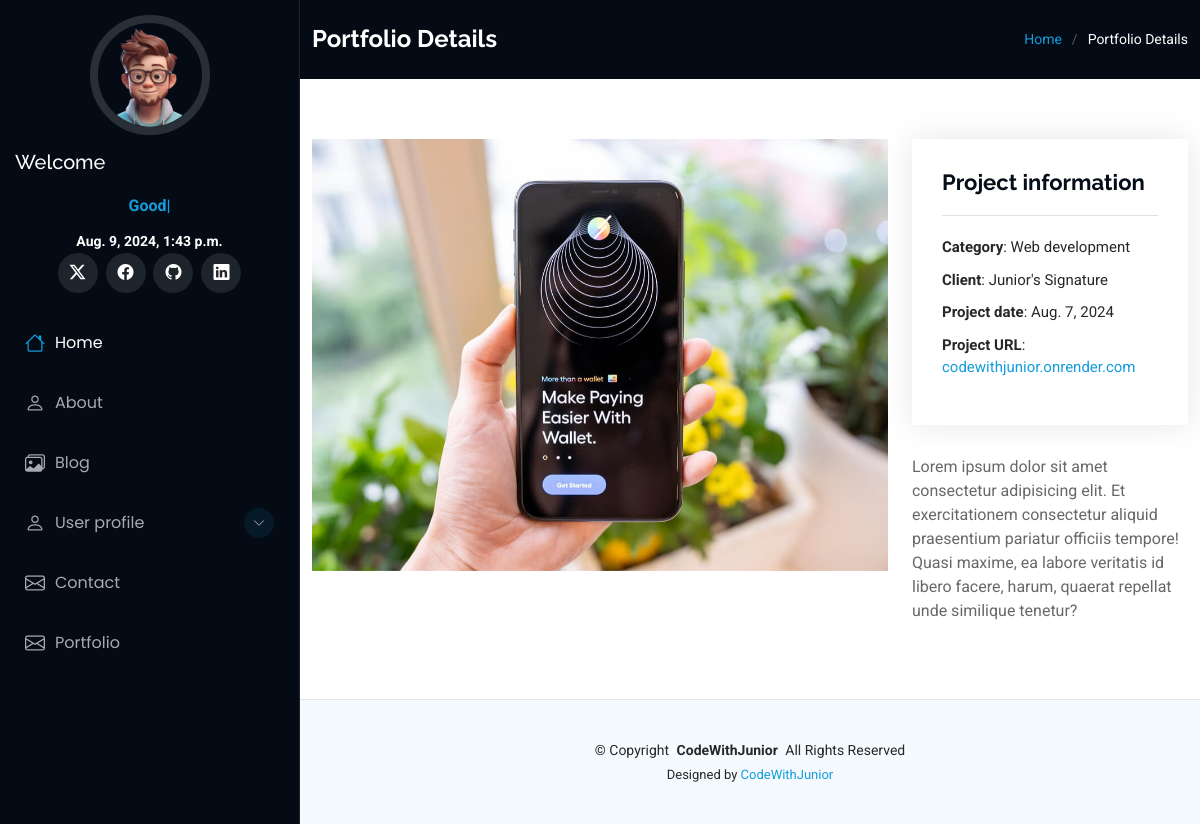
The app's page /portfolio/portfolio-details/2 with its own data.
### portfolio/models.py (models this page shows, shortened)
class Project_details(models.Model):
    proj_name = models.CharField(max_length=50)
    img = models.ImageField(upload_to='projects', blank=True, null=True)
    proj_category = models.ForeignKey(Category, on_delete=models.CASCADE)
    client = models.CharField(max_length=80)
    proj_date = models.DateField(auto_now=True)
    proj_url = models.CharField(max_length=200, null=True)
    proj_detail = models.TextField()

class Category(models.Model):
    name = models.CharField(max_length=80)
    def __str__(self):
        return self.name

### portfolio/views.py (the view)
# urls.py: path('portfolio-details/<int:pk>', views.portfolio_details, name="portfolio-details"),
def portfolio_details(request, pk):
    proj_det = Project_details.objects.get(id=pk)
    context = {"proj_det": proj_det, "insert_date":date, "insert_msg": msg}
    return render(request, "portfolio-details.html", context)

### templates/portfolio-details.html (shortened to what this page needs)
{% extends "basic.html" %}
{% load static %}
{% block body %}
    <div class="page-title dark-background">
      <div class="container d-lg-flex justify-content-between align-items-center">
        <h1 class="mb-2 mb-lg-0">Portfolio Details</h1>
        <nav class="breadcrumbs">
          <ol>
            <li><a href="/">Home</a></li>
            <li class="current">Portfolio Details</li>
          </ol>
        </nav>
      </div>
    </div>
    <section id="portfolio-details" class="portfolio-details section">
      <div class="container" data-aos="fade-up" data-aos-delay="100">
        <div class="row gy-4">
          <div class="col-lg-8">
            <div class="portfolio-details-slider swiper init-swiper">
              <div class="swiper-wrapper align-items-center">
                <div class="swiper-slide">
                  <img src="{{proj_det.img.url}}" alt="">
                </div>
              </div>
            </div>
          </div>
          <div class="col-lg-4">
            <div class="portfolio-info" data-aos="fade-up" data-aos-delay="200">
              <h3>Project information</h3>
              <ul>
                <li><strong>Category</strong>: {{proj_det.proj_category}}</li>
                <li><strong>Client</strong>: {{proj_det.client}}</li>
                <li><strong>Project date</strong>: {{proj_det.proj_date}}</li>
                <li><strong>Project URL</strong>: <a href="#">{{proj_det.proj_url}}</a></li>
              </ul>
            </div>
            <div class="portfolio-description" data-aos="fade-up" data-aos-delay="300">
              <p>
                {{proj_det.proj_detail}}
              </p>
            </div>
          </div>
        </div>
      </div>
    </section>
{% endblock body %}

### static/assets/css/styles.css (style rules this page uses)
:root { --default-font: "Roboto", system-ui, -apple-system, "Segoe UI", Roboto, "Helvetica Neue", Arial, "Noto Sans", "Liberation Sans", sans-serif, "Apple Color Emoji", "Segoe UI Emoji", "Segoe UI Symbol", "Noto Color Emoji"; --heading-font: "Raleway", sans-serif; --nav-font: "Poppins", sans-serif; }
:root { --background-color: #ffffff; --default-color: #272829; --heading-color: #050d18; --accent-color: #149ddd; --surface-color: #ffffff; --contrast-color: #ffffff; }
:root { --nav-color: #a8a9b4; --nav-hover-color: #ffffff; --nav-mobile-background-color: #040b14; --nav-dropdown-background-color: #040b14; --nav-dropdown-color: #a8a9b4; --nav-dropdown-hover-color: #ffffff; }
.dark-background { --background-color: #040b14; --default-color: #ffffff; --heading-color: #ffffff; --surface-color: #151f2b; --contrast-color: #ffffff; }
:root { scroll-behavior: smooth; }
body { color: var(--default-color); background-color: var(--background-color); font-family: var(--default-font); }
a { color: var(--accent-color); text-decoration: none; transition: 0.3s; }
h1, h2, h3, h4, h5, h6 { color: var(--heading-color); font-family: var(--heading-font); }
.page-title { color: var(--default-color); background-color: var(--background-color); padding: 25px 0; position: relative; }
.page-title h1 { font-size: 24px; font-weight: 700; }
.page-title .breadcrumbs ol { display: flex; flex-wrap: wrap; list-style: none; padding: 0; margin: 0; font-size: 14px; font-weight: 400; }
.page-title .breadcrumbs ol li+li { padding-left: 10px; }
.page-title .breadcrumbs ol li+li::before { content: "/"; display: inline-block; padding-right: 10px; color: color-mix(in srgb, var(--default-color), transparent 70%); }
section, .section { color: var(--default-color); background-color: var(--background-color); padding: 60px 0; overflow: clip; }
.portfolio-details .portfolio-details-slider img { width: 100%; }
.portfolio-details .portfolio-info { padding: 30px; box-shadow: 0px 0 30px rgba(0, 0, 0, 0.1); }
.portfolio-details .portfolio-info h3 { font-size: 22px; font-weight: 700; margin-bottom: 20px; padding-bottom: 20px; border-bottom: 1px solid color-mix(in srgb, var(--default-color), transparent 85%); }
.portfolio-details .portfolio-info ul { list-style: none; padding: 0; font-size: 15px; }
.portfolio-details .portfolio-info ul li+li { margin-top: 10px; }
.portfolio-details .portfolio-description { padding-top: 30px; }
.portfolio-details .portfolio-description p { padding: 0; color: color-mix(in srgb, var(--default-color), transparent 30%); }

### records on screen
Project_details: img (picture), proj_category "Web development", client "Junior's Signature", proj_date "Aug. 7, 2024", proj_url "codewithjunior.onrender.com", proj_detail "Lorem ipsum dolor sit amet consectetur adipisicing elit. Et exercitationem consectetur aliquid praesentium pariatur officiis tempore! Quasi maxime, ea labore veritatis id libero facere, harum, quaerat repellat unde similique tenetur?"

### other values on screen
{{ insert_date }} "Aug. 9, 2024, 1:43 p.m."
